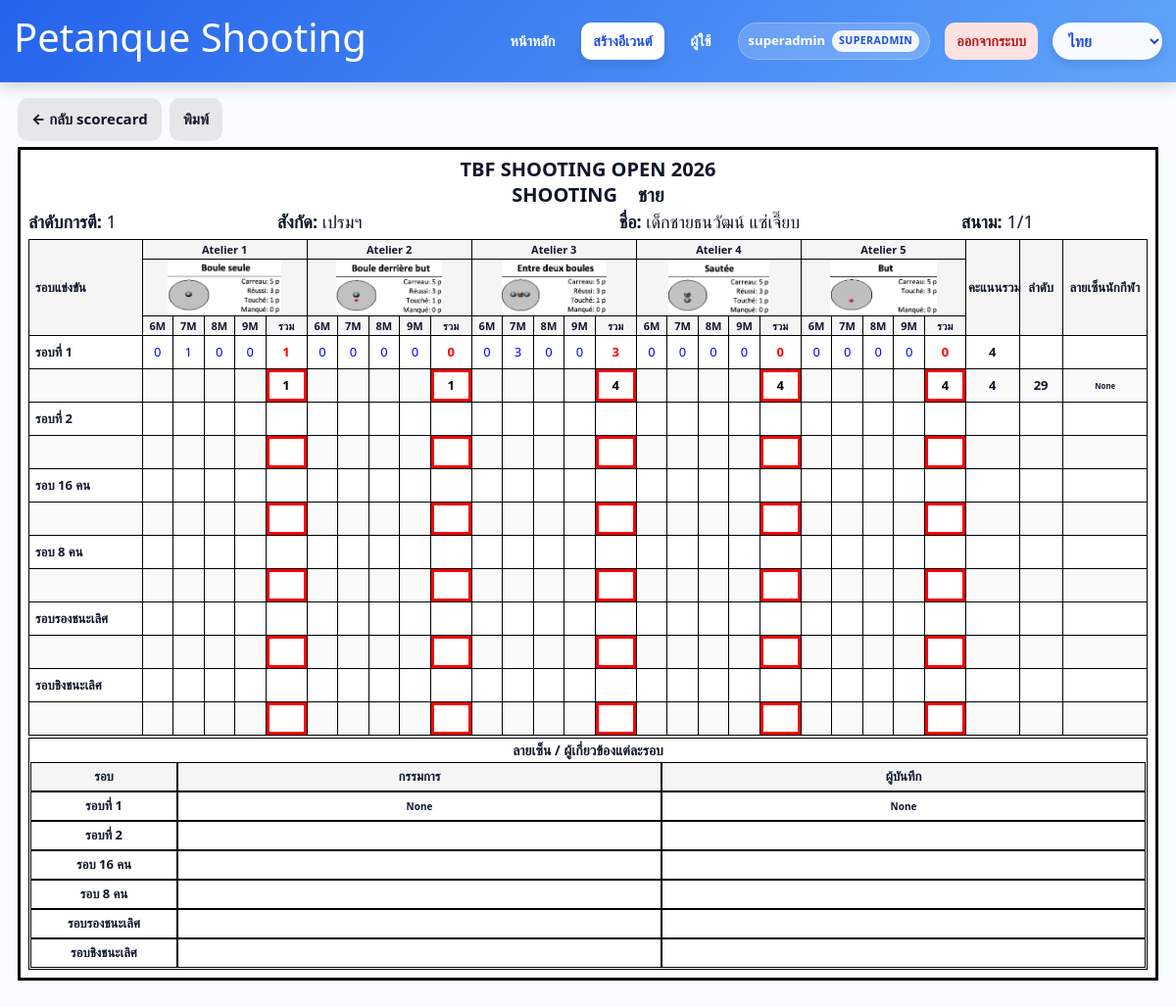
Screenshot of /athletes/23/scorecard-print (signed in) with the database file from the repository.
### app.py (models this page shows, shortened)
class User(UserMixin, db.Model):
    id = db.Column(db.Integer, primary_key=True)
    username = db.Column(db.String(80), unique=True, nullable=False)
    password_hash = db.Column(db.String(255), nullable=False)
    role = db.Column(db.String(20), nullable=False, default="user")
    created_at = db.Column(db.DateTime, default=datetime.utcnow)

class Event(db.Model):
    id = db.Column(db.Integer, primary_key=True)
    name = db.Column(db.String(255), nullable=False)
    event_group = db.Column(db.String(50), nullable=False)
    category = db.Column(db.String(50), nullable=False)
    competition_date = db.Column(db.Date, nullable=False)
    location = db.Column(db.String(255), nullable=False)
    lane_count = db.Column(db.Integer, nullable=False, default=1)
    direct_qualifiers = db.Column(db.Integer, nullable=False, default=0)
    has_round_two = db.Column(db.Boolean, default=False)
    round_two_cutoff_rank = db.Column(db.Integer, nullable=True)
    next_round_label = db.Column(db.String(50), nullable=False, default="รอบ 8 คน")
    round_two_advancers = db.Column(db.Integer, nullable=False, default=4)
    created_at = db.Column(db.DateTime, default=datetime.utcnow)
    created_by = db.Column(db.Integer, db.ForeignKey("user.id"), nullable=True)
    athletes = db.relationship("Athlete", backref="event", cascade="all, delete-orphan", lazy=True)

class Athlete(db.Model):
    id = db.Column(db.Integer, primary_key=True)
    event_id = db.Column(db.Integer, db.ForeignKey("event.id"), nullable=False)
    bib_no = db.Column(db.String(20), nullable=False)
    name = db.Column(db.String(255), nullable=False)
    affiliation = db.Column(db.String(255), nullable=False)
    start_order = db.Column(db.Integer, nullable=False)
    lane_no = db.Column(db.Integer, nullable=False)
    lane_order = db.Column(db.Integer, nullable=False)
    status = db.Column(db.String(20), nullable=False, default="waiting")
    red_card_count = db.Column(db.Integer, nullable=False, default=0)
    created_at = db.Column(db.DateTime, default=datetime.utcnow)
    entries = db.relationship("ScoreEntry", backref="athlete", cascade="all, delete-orphan", lazy=True)
    signatures = db.relationship("ScoreSignature", backref="athlete", cascade="all, delete-orphan", lazy=True)
    tiebreaks = db.relationship("TieBreakEntry", backref="athlete", cascade="all, delete-orphan", lazy=True)

class ScoreSignature(db.Model):
    id = db.Column(db.Integer, primary_key=True, autoincrement=True)
    athlete_id = db.Column(db.Integer, db.ForeignKey("athlete.id"), nullable=False)
    round_no = db.Column(db.Integer, nullable=False)
    recorder_name = db.Column(db.String(255), nullable=True)
    referee_name = db.Column(db.String(255), nullable=True)
    athlete_name = db.Column(db.String(255), nullable=True)
    recorder_signature = db.Column(db.Text, nullable=True)
    referee_signature = db.Column(db.Text, nullable=True)
    athlete_signature = db.Column(db.Text, nullable=True)
    bypass_signed = db.Column(db.Boolean, default=False)
    started_at = db.Column(db.DateTime, nullable=True)
    finished_at = db.Column(db.DateTime, nullable=True)

### app.py (the view)
@app.route("/athletes/<int:athlete_id>/scorecard-print")
@login_required
@role_required("admin", "superadmin")
def scorecard_print(athlete_id: int):
    athlete = Athlete.query.get_or_404(athlete_id)
    event = athlete.event
    round_no = int(request.args.get("round", 1))
    if round_no == 2 and event.has_round_two and not is_round_two_candidate(event, athlete):
        flash("นักกีฬาคนนี้ไม่มีสิทธิ์ตีรอบ 2", "warning")
        return redirect(url_for("event_overview", event_id=event.id, round=1))
    print_item = build_scorecard_print_context(athlete, round_no)
    return render_template(
        "scorecard_print.html",
        event=event,
        round_no=round_no,
        round_labels=scorecard_round_labels(event),
        print_items=[print_item],
        is_bulk=False,
        station_images=[f"station_{i}.png" for i in STATIONS],
    )

### templates/scorecard_print.html (shortened to what this page needs)
{% extends 'base.html' %}
{% block content %}
<div class="print-tools">
  {% if is_bulk %}
  <a class="btn secondary" href="{{ url_for('scorecards_print_select', event_id=event.id, round=round_no) }}">← กลับหน้าเลือกนักกีฬา</a>
  <button class="btn" onclick="window.print()">พิมพ์ทั้งหมดที่แสดง</button>
  <span class="bulk-info">จำนวน {{ print_items|length }} คน | {{ round_labels[round_no-1] }}</span>
  {% elif print_items %}
  <a class="btn secondary" href="{{ url_for('scorecard', athlete_id=print_items[0].athlete.id, round=round_no) }}">← กลับ scorecard</a>
  <button class="btn secondary" onclick="window.print()">พิมพ์</button>
  {% endif %}
</div>
{% for item in print_items %}
{% set athlete = item.athlete %}
{% set event = item.event %}
{% set score_map = item.score_map %}
{% set station_totals = item.station_totals %}
{% set round_totals = item.round_totals %}
{% set round_ranks = item.round_ranks %}
{% set round_signatures = item.round_signatures %}
{% set display_order = item.display_order %}
{% set display_lane_no = item.display_lane_no %}
{% set display_lane_order = item.display_lane_order %}
<div class="sheet">
  <div class="header">
    <div class="header-left">
      <div class="event-name">{{ event.name }}</div>
      <div class="event-name">SHOOTING &nbsp;&nbsp; {{ event.category }}</div>
      <div class="athlete-meta">
        <div class="meta-item"><strong>ลำดับการตี:</strong> {{ display_order or athlete.start_order }}</div>
        <div class="meta-item"><strong>สังกัด:</strong> {{ athlete.affiliation }}</div>
        <div class="meta-item"><strong>ชื่อ:</strong> {{ athlete.name }}</div>
        <div class="meta-item"><strong>สนาม:</strong> {{ display_lane_no or athlete.lane_no }}/{{ display_lane_order or athlete.lane_order }}</div>
      </div>
    </div>
  </div>
  <table class="round-table">
    <colgroup>
      <col class="cg-round">
      {% for st in [1,2,3,4,5] %}
      <col class="cg-distance"><col class="cg-distance"><col class="cg-distance"><col class="cg-distance"><col class="cg-station-total">
      {% endfor %}
      <col class="cg-grand-total">
      <col class="cg-rank">
      <col class="cg-athlete-sign">
    </colgroup>
    <thead>
      <tr>
        <th rowspan="3" class="round-label-col">รอบแข่งขัน</th>
        {% for st in [1,2,3,4,5] %}
        <th colspan="5" class="station-group">Atelier {{ st }}</th>
        {% endfor %}
        <th rowspan="3" class="grand-total-col">คะแนนรวม</th>
        <th rowspan="3" class="rank-col">ลำดับ</th>
        <th rowspan="3" class="rank-col2">ลายเซ็นนักกีฬา</th>
      </tr>
      <tr>
        {% for st in [1,2,3,4,5] %}
        <th colspan="5" class="station-image-cell">
          <img src="{{ url_for('static', filename='station_' ~ st ~ '.png') }}" alt="Station {{ st }}">
        </th>
        {% endfor %}
      </tr>
      <tr>
        {% for st in [1,2,3,4,5] %}
        <th class="distance-col">6M</th>
        <th class="distance-col">7M</th>
        <th class="distance-col">8M</th>
        <th class="distance-col">9M</th>
        <th class="distance-col">รวม</th>
        {% endfor %}
      </tr>
    </thead>
    <tbody>
      {% for round_label in round_labels %}
      {% set rn = loop.index %}
      {% set sig = round_signatures[rn] %}
      {% set ns_started = namespace(value=(sig and (sig.started_at or sig.finished_at))) %}
      {% if not ns_started.value %}
        {% for st in [1,2,3,4,5] %}
          {% for dm in [6,7,8,9] %}
            {% set entry = score_map.get((rn, st, dm)) %}
            {% if entry and ((entry.is_scored if entry.is_scored is defined else false) or (entry.score is not none and entry.score != '')) %}
              {% set ns_started.value = true %}
            {% endif %}
          {% endfor %}
        {% endfor %}
      {% endif %}
      {% set has_started = ns_started.value %}
      <tr>
        <td class="round-label-col">{{ round_labels[rn-1] }}</td>
        {% for st in [1,2,3,4,5] %}
        <td class="score-blue"><span class="score-blue" style="color: rgb(4, 0, 255);">{{ score_map[(rn, st, 6)].score if has_started and score_map[(rn, st, 6)] is defined else '' }}</span></td>
        <td class="score-blue"><span class="score-blue" style="color: rgb(4, 0, 255);">{{ score_map[(rn, st, 7)].score if has_started and score_map[(rn, st, 7)] is defined else '' }}</span></td>
        <td class="score-blue"><span class="score-blue" style="color: rgb(4, 0, 255);">{{ score_map[(rn, st, 8)].score if has_started and score_map[(rn, st, 8)] is defined else '' }}</span></td>
        <td class="score-blue"><span class="score-blue" style="color: rgb(4, 0, 255);">{{ score_map[(rn, st, 9)].score if has_started and score_map[(rn, st, 9)] is defined else '' }}</span></td>
        <td class="station-total-col score-red">
          <span class="score-red" style="color: rgb(255, 0, 0);">{{ station_totals[(rn, st)] if has_started and station_totals[(rn, st)] is defined else '' }}</span>
        </td>
        {% endfor %}
        <td class="grand-total-col">
          {{ round_totals[rn] if has_started and round_totals[rn] is defined else '' }}
        </td>
        <td class="rank-col"></td>
        <td class="rank-col"></td>
      </tr>
      <tr class="cumulative-row">
        <td class="round-label-col"></td>
        {% set ns = namespace(running=0) %}
        {% for st in [1,2,3,4,5] %}
        <td></td>
        <td></td>
        <td></td>
        <td></td>
        <td class="station-total-col red-frame-cell">
          {% if has_started %}
          {% set ns.running = ns.running + (station_totals[(rn, st)] if station_totals[(rn, st)] is defined else 0) %}
          {{ ns.running }}
          {% else %}
          {{ '' }}
          {% endif %}
        </td>
        {% endfor %}
        <td class="grand-total-col">
          {{ round_totals[rn] if has_started and round_totals[rn] is defined else '' }}
        </td>
        <td class="rank-col">{{ round_ranks[rn] if has_started and round_ranks[rn] is defined and round_ranks[rn] != '' else '' }}</td>
        <td class="rank-col">
          {% if round_signatures[rn] and round_signatures[rn].athlete_signature %}
          <img src="{{ round_signatures[rn].athlete_signature }}" alt="ลายเซ็นนักกีฬา" class="signature-image-print">
          {% else %}
          <span class="signature-text-print">{{ (round_signatures[rn].athlete_name if round_signatures[rn] else '') or '' }}</span>
          {% endif %}
        </td>
      </tr>
      {% endfor %}
    </tbody>
  </table>
  <div class="signature-block">
    <div class="signature-title">ลายเซ็น / ผู้เกี่ยวข้องแต่ละรอบ</div>
    <div class="signature-grid">
      <div class="signature-head">รอบ</div>
      <div class="signature-head">กรรมการ</div>
      <div class="signature-head">ผู้บันทึก</div>
      {% for round_label in round_labels %}
      {% set rn = loop.index %}
      <div><strong>{{ round_labels[rn-1] }}</strong></div>
      <div>
        {% if round_signatures[rn] and round_signatures[rn].referee_signature %}
        <img src="{{ round_signatures[rn].referee_signature }}" alt="ลายเซ็นกรรมการ" class="signature-image-print">
        {% else %}
        <span class="signature-text-print">{{ (round_signatures[rn].referee_name if round_signatures[rn] else '') or '' }}</span>
        {% endif %}
      </div>
      <div>
        {% if round_signatures[rn] and round_signatures[rn].recorder_signature %}
        <img src="{{ round_signatures[rn].recorder_signature }}" alt="ลายเซ็นผู้บันทึก" class="signature-image-print">
        {% else %}
        <span class="signature-text-print">{{ (round_signatures[rn].recorder_name if round_signatures[rn] else '') or '' }}</span>
        {% endif %}
      </div>
      {% endfor %}
    </div>
  </div>
</div>
{% else %}
<div class="bulk-info">ยังไม่มีนักกีฬาสำหรับพิมพ์ในรอบนี้</div>
{% endfor %}
{% endblock %}

### templates/base.html (shortened to what this page needs)
<!doctype html>
<html lang="{{ html_lang|default('th') }}">
<head>
  <link href="https://cdn.jsdelivr.net/npm/bootstrap@5.3.3/dist/css/bootstrap.min.css" rel="stylesheet">
  <link rel="stylesheet" href="{{ url_for('static', filename='css/style.css') }}">
</head>
<body>
  <nav class="navbar navbar-expand-lg navbar-dark navbar-custom">
    <div class="container-fluid">
      <a class="navbar-brand" href="{{ url_for('index') }}">
        <h1>Petanque Shooting</h1>
      </a>
      <div class="collapse navbar-collapse" id="mainNavbar">
        <ul class="navbar-nav ms-auto">
          <li class="nav-item">
            <a class="nav-link {% if request.endpoint == 'index' %}active{% endif %}"
              href="{{ url_for('index') }}">
              หน้าหลัก
            </a>
          </li>
          {% if current_user.is_authenticated and current_user.role in ['admin','superadmin'] %}
          <li class="nav-item">
            <a class="nav-link primary-link {% if request.endpoint == 'create_event' %}active{% endif %}"
              href="{{ url_for('create_event') }}">
              สร้างอีเวนต์
            </a>
          </li>
          {% endif %}
          {% if current_user.is_authenticated and current_user.role == 'superadmin' %}
          <li class="nav-item">
            <a class="nav-link {% if request.endpoint == 'manage_users' %}active{% endif %}"
              href="{{ url_for('manage_users') }}">
              ผู้ใช้
            </a>
          </li>
          {% endif %}
          {% if current_user.is_authenticated %}
          <li class="nav-item d-flex align-items-center">
            <span class="user-badge">
              <span>{{ current_user.username }}</span>
              <span class="role-badge">{{ current_user.role }}</span>
            </span>
          </li>
          <li class="nav-item">
            <a class="nav-link logout-link" href="{{ url_for('logout') }}">
              ออกจากระบบ
            </a>
          </li>
          {% endif %}
          <li class="nav-item d-flex align-items-center">
            <select class="language-switcher" id="languageSwitcher" aria-label="Language">
              {% for code, item in lang_labels.items() %}
                <option value="{{ code }}" {% if code == current_lang %}selected{% endif %}>{{ item.name }}</option>
              {% endfor %}
            </select>
          </li>
        </ul>
      </div>
    </div>
  </nav>
  <main class="container-main">
    {% block content %}{% endblock %}
  </main>
</body>
</html>

### rows the page displays
User: username "superadmin", role "SUPERADMIN"
Event: name "TBF SHOOTING OPEN 2026", category "ชาย"
Athlete: affiliation "เปรมฯ", name "เด็กชายธนวัฒน์ แซ่เจี๊ยบ"
ScoreSignature: started_at "0" "0" "0" "0" "0", started_at "1" "0" "3" "0" "0", started_at "0" "0" "0" "0" "0", started_at "0" "0" "0" "0" "0", started_at "1" "0" "3" "0" "0", started_at "4", started_at "4", started_at "29", athlete_name "None", referee_name "None", recorder_name "None"

### other values shown
{{ display_order or athlete.start_order }} "1"
{{ display_lane_no or athlete.lane_no }} "1"
{{ display_lane_order or athlete.lane_order }} "1"
{{ st }} "1" "2" "3" "4" "5"
{{ round_labels[rn-1] }} "รอบที่ 1" "รอบที่ 2" "รอบ 16 คน" "รอบ 8 คน" "รอบรองชนะเลิศ" "รอบชิงชนะเลิศ"
{{ ns.running }} "1" "1" "4" "4" "4"
form field value "ไทย"
